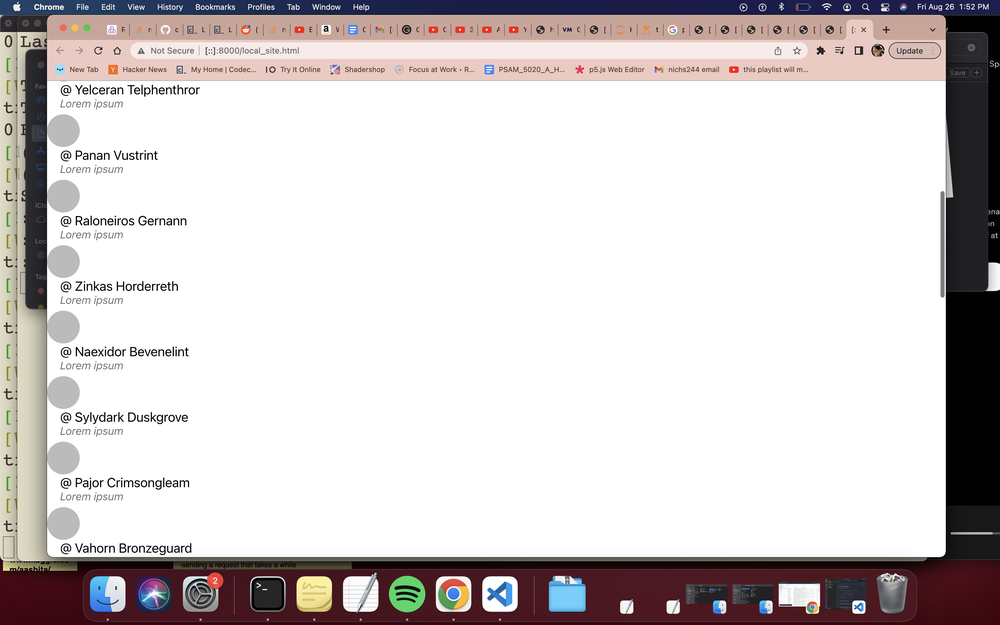
#> input picture screen.png, 1000 x 625 px, shrunk from 3360 x 2100 before the run; the run also reads 1 picture not shown here
$ jupyter execute --allow-errors 'twitter bot using local site.ipynb'
#> lines starting #> are read from the running program, lines starting #| are printed output that depends on the picture
# Before starting this notebook, localhost the local site. I usually just run ```python -m http.server``` in terminal wiithin the directory. Yes, I could tell it to open & run it here but there are different protocal for different machines and it could break.

[cell 1]
# You can change this if the site is not at this localhost location:
site_location="http://[::]:8000/local_site.html"

[cell 2]
# python -m http.server
import http.server
import cv2
import numpy as np
import webbrowser
import time
import pyautogui
import pytesseract
from matplotlib import pyplot as plt

def navigate_twitter():
    '''Navigate to the user page using webbroser'''
#     ie.
    webbrowser.open(site_location)
    #test for page loading..
    while True:
        # whats happening is usually the last to load..
        logo = pyautogui.locateOnScreen('local_at_signal.png')
        if logo is not None:
            break
navigate_twitter()
# time.sleep(2)
myScreenshot = pyautogui.screenshot()
myScreenshot.save('screen.png')

img = cv2.imread('screen.png')   # Read the image
#> img is the input picture: shape (625, 1000, 3); mean B, G, R 204.9, 204.8, 210.2
img_rgb = cv2.cvtColor(img, cv2.COLOR_BGR2RGB)
# take image from browser window..
plt.imshow(img_rgb)

[cell 3]
at_img = cv2.imread('local_at_signal.png', cv2.IMREAD_UNCHANGED)

sample_img = cv2.imread('screen.png', cv2.IMREAD_UNCHANGED)

result = cv2.matchTemplate(sample_img, at_img, cv2.TM_CCOEFF_NORMED)
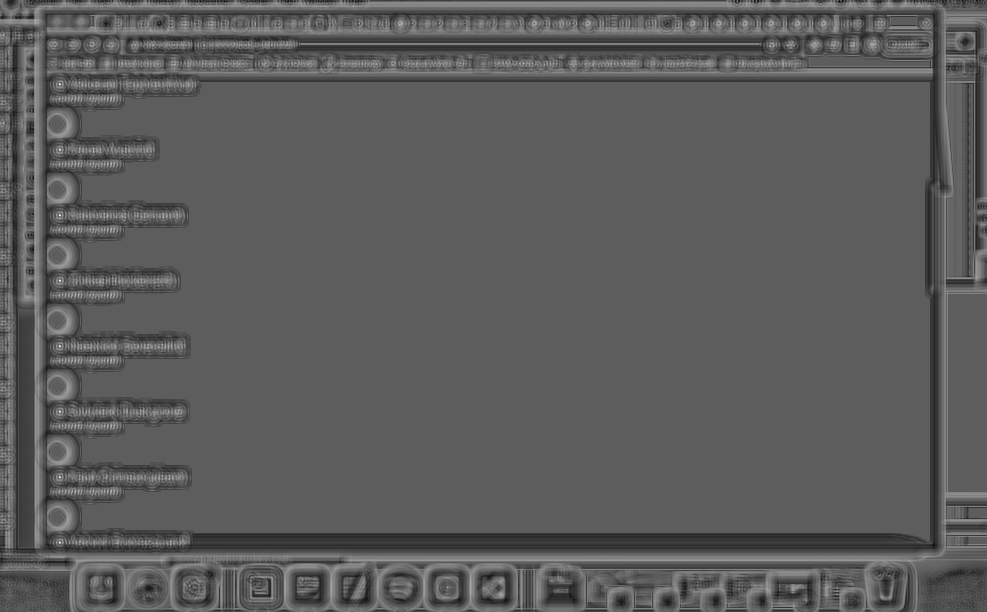
#> result: shape (612, 987) float32; min -0.491, max 0.846, mean -0.00653; drawn with min black and max white
plt.imshow(result, cmap='gray' )
plt.imsave("result.png", result)
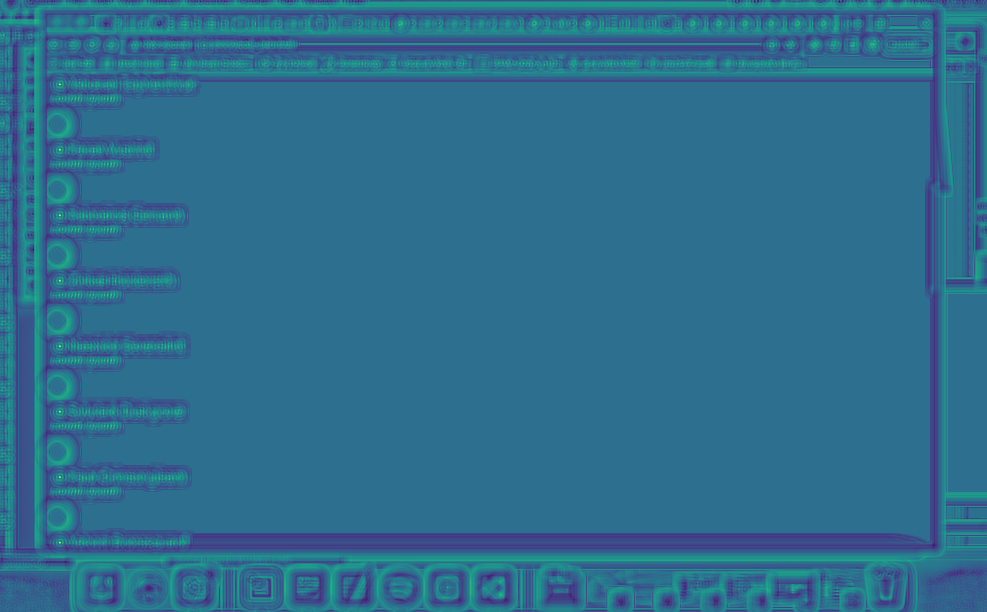
#> saved as result.png: shape (612, 987, 3); mean R, G, B 45.8, 109.6, 141.1
plt.show()
# plt.savefig('foo.png')
min_val, max_val, min_loc, max_loc = cv2.minMaxLoc(result)
#> min_val = -0.491; max_val = 0.846; min_loc = (839, 1); max_loc = (59, 542)
w = at_img.shape[1]
#> w = 14
h = at_img.shape[0]
#> h = 14
cv2.rectangle(sample_img, max_loc, (max_loc[0] + w, max_loc[1] + h), (0,255,255), 2)
#> sample_img: shape (625, 1000, 4); mean B, G, R, A 204.9, 204.8, 210.2, 254.9
threshold = 0.89
yloc, xloc = np.where(result >= threshold)
#> yloc = empty array; xloc = empty array

for (x, y) in zip(xloc, yloc):
    cv2.rectangle(sample_img, (x, y), (x + w, y + h), (0,255,255), 2)
    cv2.rectangle(sample_img, (x, y), (x + w+1000, y + h), (255,0,0), 2)
    print(x,y)
#> this loop made 0 passes

plt.imshow(sample_img)
plt.show()

img= cv2.imread('screen.png')   # Read the image
mask = np.zeros(img.shape,np.uint8)
user_max_width= 500
mask = mask-1
for (x, y) in zip(xloc, yloc):
    mask[y:y+h,x:x+w+user_max_width] = img[y:y+h,x:x+w+user_max_width]
#> mask: shape (625, 1000, 3); every value is 255

#     cv2.rectangle(sample_img, (x, y), (x + w, y + h), (0,255,255), 2)
#     cv2.rectangle(sample_img, (x, y), (x + w+300, y + h), (255,0,0), 2)
# plt.imsave("result.png", result)
# mask[y:y+h,x:x+w] = img[y:y+h,x:x+w]
plt.imshow(mask, cmap='gray' )
plt.imsave("mask.png",mask)


# get the text from the image using pytesserect ...
#> (the rest of this cell did not finish here and is left out)

Repeat process using scroll:

[cell 4]
at_img = cv2.imread('local_at_signal.png', cv2.IMREAD_UNCHANGED)

# sample_img = cv2.imread('screen.png', cv2.IMREAD_UNCHANGED)

navigate_twitter()
# scroll...
pyautogui.scroll(-20)
# time.sleep(2)
myScreenshot = pyautogui.screenshot()
myScreenshot.save('screen.png')
sample_img = cv2.imread('screen.png', cv2.IMREAD_UNCHANGED)  # Read the image
img_rgb = cv2.cvtColor(img, cv2.COLOR_BGR2RGB)
# take image from browser window..
plt.imshow(img_rgb)

result = cv2.matchTemplate(sample_img, at_img, cv2.TM_CCOEFF_NORMED)
plt.imshow(result, cmap='gray' )
plt.imsave("result.png", result)
plt.show()
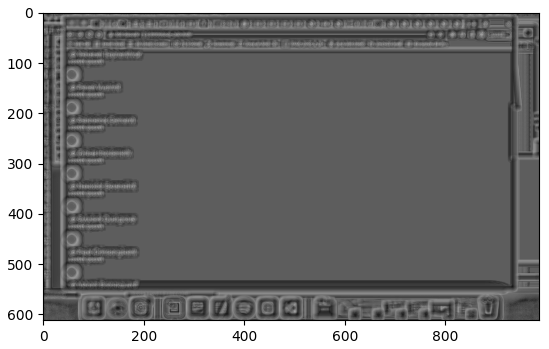
#> figure drawn by matplotlib, 1 panel
# plt.savefig('foo.png')
min_val, max_val, min_loc, max_loc = cv2.minMaxLoc(result)
w = at_img.shape[1]
h = at_img.shape[0]
cv2.rectangle(sample_img, max_loc, (max_loc[0] + w, max_loc[1] + h), (0,255,255), 2)
threshold = 0.89
yloc, xloc = np.where(result >= threshold)

for (x, y) in zip(xloc, yloc):
    cv2.rectangle(sample_img, (x, y), (x + w, y + h), (0,255,255), 2)
    cv2.rectangle(sample_img, (x, y), (x + w+1000, y + h), (255,0,0), 2)
    print(x,y)

plt.imshow(sample_img)
plt.show()

img= cv2.imread('screen.png')   # Read the image
mask = np.zeros(img.shape,np.uint8)
user_max_width= 500
mask = mask-1
for (x, y) in zip(xloc, yloc):
    mask[y:y+h,x:x+w+user_max_width] = img[y:y+h,x:x+w+user_max_width]

#     cv2.rectangle(sample_img, (x, y), (x + w, y + h), (0,255,255), 2)
#     cv2.rectangle(sample_img, (x, y), (x + w+300, y + h), (255,0,0), 2)
# plt.imsave("result.png", result)
# mask[y:y+h,x:x+w] = img[y:y+h,x:x+w]
plt.imshow(mask, cmap='gray' )
plt.imsave("mask.png",mask)

# get the text from the image using pytesserect ...
#> (the rest of this cell did not finish here and is left out)

[cell 5]
for i in range(0, 10):
    pyautogui.scroll(-10)
print('done!')

[cell 6]
def scroll_nav(scroll_amount, loop_num):
#> called with scroll_amount = 20, loop_num = 5
    at_img = cv2.imread('local_at_signal.png', cv2.IMREAD_UNCHANGED)
    # sample_img = cv2.imread('screen.png', cv2.IMREAD_UNCHANGED)
    navigate_twitter()
    # scroll...
    for i in range(0, loop_num):
        pyautogui.scroll(-scroll_amount)
        # make screenshot...
        myScreenshot = pyautogui.screenshot()
        myScreenshot.save('screen.png')
        sample_img = cv2.imread('screen.png', cv2.IMREAD_UNCHANGED)  # Read the image
#         img_rgb = cv2.cvtColor(img, cv2.COLOR_BGR2RGB)
#         # show image from browser window..
#         plt.imshow(img_rgb)

        result = cv2.matchTemplate(sample_img, at_img, cv2.TM_CCOEFF_NORMED)
#         plt.imshow(result, cmap='gray' )
#         plt.imsave("result.png", result)
#         plt.show()
        min_val, max_val, min_loc, max_loc = cv2.minMaxLoc(result)
#> min_val = -0.491; max_val = 0.846; min_loc = (839, 1); max_loc = (59, 542)
        w = at_img.shape[1]
#> w = 14
        h = at_img.shape[0]
#> h = 14
        cv2.rectangle(sample_img, max_loc, (max_loc[0] + w, max_loc[1] + h), (0,255,255), 2)
        threshold = 0.89
        yloc, xloc = np.where(result >= threshold)
#> yloc = empty array; xloc = empty array
# create rectangles:
        for (x, y) in zip(xloc, yloc):
            cv2.rectangle(sample_img, (x, y), (x + w, y + h), (0,255,255), 2)
            cv2.rectangle(sample_img, (x, y), (x + w+1000, y + h), (255,0,0), 2)
#             plot image:
            sample_img = cv2.imread('screen.png', cv2.IMREAD_UNCHANGED)

            print(x,y)

#         plt.imshow(sample_img)
#         plt.show()

        img= cv2.imread('screen.png')   # Read the image
        mask = np.zeros(img.shape,np.uint8)
        user_max_width= 500
        mask = mask-1
        for (x, y) in zip(xloc, yloc):
            mask[y:y+h,x:x+w+user_max_width] = img[y:y+h,x:x+w+user_max_width]

        # [8 lines of commented-out code are left out]
            data2 = pytesseract.image_to_string(mask[y:y+h,x:x+w+user_max_width], lang='eng',config='--psm 6')
            print(data2)

[cell 7]
scroll_nav(20, 5)

[cell 8]
pyautogui.position()

[cell 9]
help(pyautogui)

[cell 10]
pyautogui.size()

[cell 11]
# help(pyautogui.locateOnWindow())

[cell 12]
# [9 lines of commented-out code are left out]

[cell 13]
# nav to page..
# scroll interval generator..
# get page position..
# stop if at end of page ...

Print Data

#> (a cell that did not finish here is left out)

Yes we have duplicates and errors but those can be removed.

[cell 15]
true_data=["Beimaris Beechgazer ", "Zumgolor Greenmind ", "Ianmenor Swiftsmile ", "Norneiros Woodmane ", "Ermenor Stoneriver ", "Yelceran Telphenthror ", "Panan Vustrint ", "Raloneiros Gernann ", "Zinkas Horderreth ", "Naexidor Bevenelint"]
print(true_data)

[cell 16]
# https://stackoverflow.com/questions/61687427/python-opencv-append-matches-center-x-y-coordinates-in-tuples

import cv2
import numpy as np
import webbrowser
import time

import pyautogui

def navigate_twitter():
    '''Navigate to the user page using webbroser'''
    webbrowser.open(site_location)
    #test for page loading..
    while True:
        # whats happening is usually the last to load..
        logo = pyautogui.locateOnScreen('local_at_signal.png')
        if logo is not None:
            break

navigate_twitter()
# time.sleep(2)
myScreenshot = pyautogui.screenshot()
myScreenshot.save('screen.png')
from matplotlib import pyplot as plt
img = cv2.imread('screen.png')   # Read the image
img_rgb = cv2.cvtColor(img, cv2.COLOR_BGR2RGB)
# take image from browser window..
plt.imshow(img_rgb)

[cell 17]
at_img = cv2.imread('local_at_signal.png', cv2.IMREAD_UNCHANGED)

sample_img = cv2.imread('screen.png', cv2.IMREAD_UNCHANGED)

result = cv2.matchTemplate(sample_img, at_img, cv2.TM_CCOEFF_NORMED)
plt.imshow(result, cmap='gray' )
plt.imsave("result.png", result)
plt.show()
# plt.savefig('foo.png')

Show via threshhold:

[cell 18]
min_val, max_val, min_loc, max_loc = cv2.minMaxLoc(result)
w = at_img.shape[1]
h = at_img.shape[0]
cv2.rectangle(sample_img, max_loc, (max_loc[0] + w, max_loc[1] + h), (0,255,255), 2)
threshold = 0.89
yloc, xloc = np.where(result >= threshold)

[cell 19]
for (x, y) in zip(xloc, yloc):
    cv2.rectangle(sample_img, (x, y), (x + w, y + h), (0,255,255), 2)
    cv2.rectangle(sample_img, (x, y), (x + w+1000, y + h), (255,0,0), 2)
    print(x,y)

[cell 20]
plt.imshow(sample_img)
plt.show()

[cell 21]
img= cv2.imread('screen.png')   # Read the image
mask = np.zeros(img.shape,np.uint8)
user_max_width= 500
mask = mask-1
for (x, y) in zip(xloc, yloc):
    mask[y:y+h,x:x+w+user_max_width] = img[y:y+h,x:x+w+user_max_width]

#     cv2.rectangle(sample_img, (x, y), (x + w, y + h), (0,255,255), 2)
#     cv2.rectangle(sample_img, (x, y), (x + w+300, y + h), (255,0,0), 2)
# plt.imsave("result.png", result)
# mask[y:y+h,x:x+w] = img[y:y+h,x:x+w]
plt.imshow(mask, cmap='gray' )
plt.imsave("mask.png",mask)

# Given The image, Parse the data into text:

[cell 22]
import pytesseract
# get the text from the image using pytesserect ...
#> (the rest of this cell did not finish here and is left out)

# We can repeat this process with new data by scrolling using pyautogui:

[cell 23]
navigate_twitter()
